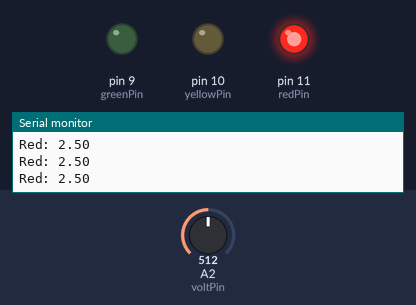
A sketch run on a simulated Arduino Uno, built with avr-gcc and run on an emulated ATmega328P. Parts: output pins drawn as LEDs (lit = HIGH), the last lines printed to the serial monitor. The test bench sets the inputs (shaded band); at power-on: A2 (voltPin) = 512.

Above: at 1.2 s.
1.3 s: A2 (voltPin) set to 596
2.8 s: A2 (voltPin) set to 628
At 3.4 s:
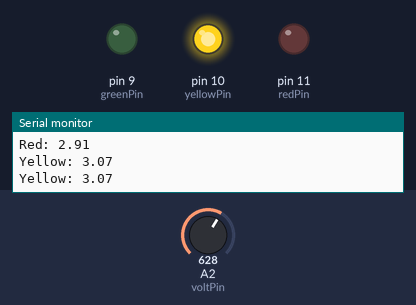
4.5 s: A2 (voltPin) set to 803
6.0 s: A2 (voltPin) set to 835
At 7.1 s:
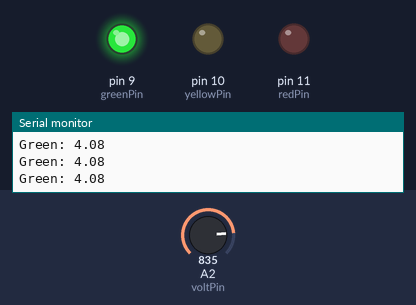
7.5 s: A2 (voltPin) set to 716
At 8.4 s:
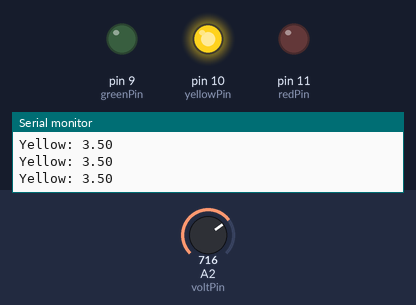
9.0 s: A2 (voltPin) set to 900
At 9.6 s:
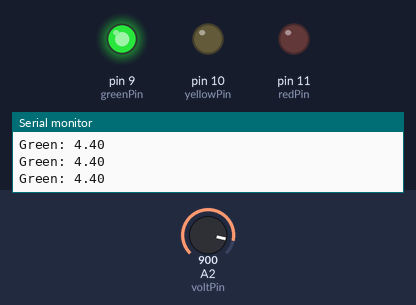
Timing chart, 0 to 11.5 s (numbered marks = the images above; inputs shaded):
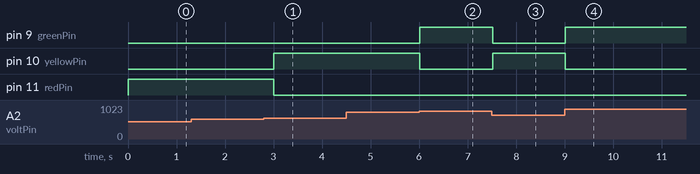

The sketch:

Potentiometer_Analysis_Led-Binary-Counter_.ino
```cpp
int voltPin = A2;
int voltPinValue;
int redPin = 11;
int yellowPin = 10;
int greenPin = 9;
float volt;
int delayT = 250;

void setup() {
  // put your setup code here, to run once:
  pinMode(redPin, OUTPUT);
  pinMode(yellowPin, OUTPUT);
  pinMode(greenPin, OUTPUT);
  Serial.begin(9600);
}

void loop() {
  // put your main code here, to run repeatedly:
  voltPinValue = analogRead(voltPin);
  volt = (5.0/1023.0) * voltPinValue;

  if (volt<=3.0) {
    Serial.println("Red: " + String(volt));
    digitalWrite(redPin, HIGH);
    digitalWrite(yellowPin, LOW);
    digitalWrite(greenPin, LOW);


  }


  else if (volt>3.0 && volt<=4.0) {
    Serial.println("Yellow: " + String(volt));
    digitalWrite(redPin, LOW);
    digitalWrite(yellowPin, HIGH);
    digitalWrite(greenPin, LOW);

  }


  else {
    Serial.println("Green: " + String(volt));
    digitalWrite(redPin, LOW);
    digitalWrite(yellowPin, LOW);
    digitalWrite(greenPin, HIGH);

  }

  delay(delayT);

}
```

Measured:
- the behaviour switches between 613 and 614 on A2 (voltPin) (found by bisection; images 0 and 1)
- the behaviour switches between 818 and 819 on A2 (voltPin) (found by bisection; images 1 and 2)
- after the input at 2.8 s, pin 10 (yellowPin): LOW → HIGH after 0.21 s; pin 11 (redPin): HIGH → LOW after 0.21 s
- after the input at 6.0 s, pin 9 (greenPin): LOW → HIGH at once; pin 10 (yellowPin): HIGH → LOW at once
- after the input at 7.5 s, pin 9 (greenPin): HIGH → LOW at once; pin 10 (yellowPin): LOW → HIGH at once
- after the input at 9.0 s, pin 9 (greenPin): LOW → HIGH at once; pin 10 (yellowPin): HIGH → LOW at once
